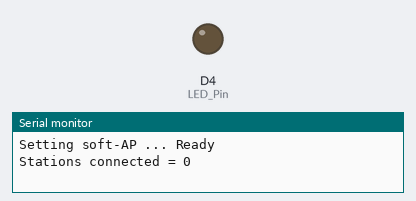
A sketch run on a simulated ESP8266 (NodeMCU). Parts: output pins drawn as LEDs (lit = HIGH), the last lines printed to the serial monitor.

Above: at 0.1 s.
At 3.1 s:
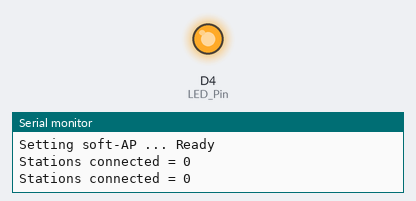
Timing chart, 0 to 4.6 s (numbered marks = the images above):
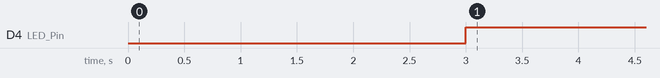

Measured:
- by itself, D4 (LED_Pin): LOW → HIGH at 3.0 s

The sketch:

ESP8266Basics.ino
```cpp
#include <ESP8266WiFi.h>

#define LED_Pin D4
void setup()
{
  Serial.begin(115200);
  Serial.println();
  pinMode(LED_Pin, OUTPUT);

  Serial.print("Setting soft-AP ... ");
  boolean result = WiFi.softAP("ESP Network");
  if(result == true)
  {
    Serial.println("Ready");
  }
  else
  {
    Serial.println("Failed!");
  }
}

void loop()
{
  Serial.printf("Stations connected = %d\n", WiFi.softAPgetStationNum());
  delay(3000);
  if (WiFi.softAPgetStationNum() > 0) {
    digitalWrite(LED_Pin, LOW);
  } else {
    digitalWrite(LED_Pin, HIGH);
  }
}
```
